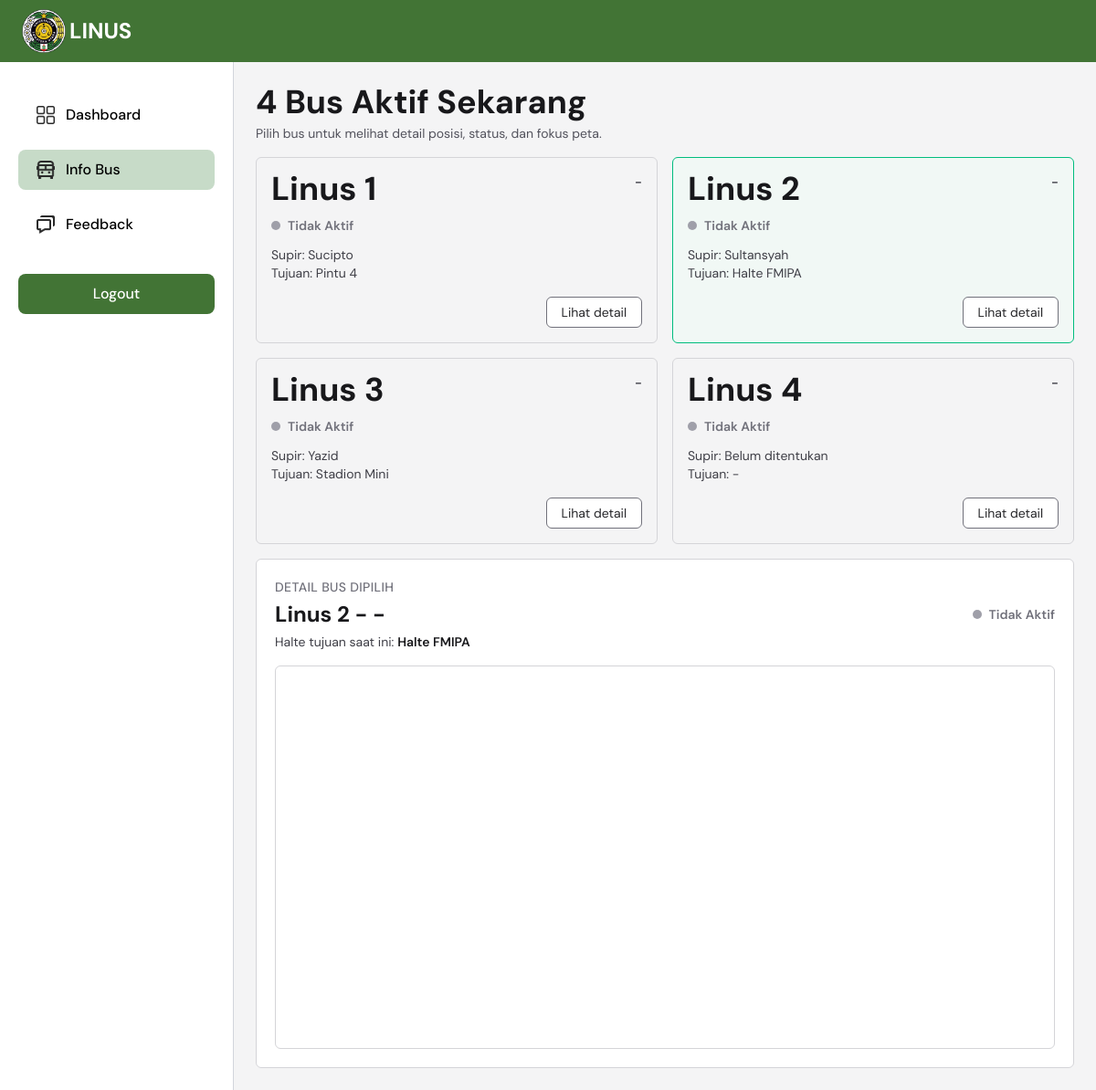
The page /bus-info?page=info_bus&bus_id=6 (signed in) on the database its author committed.
### tables this page shows
CREATE TABLE `bus` (
  `id_bus` int NOT NULL,
  `nama_bus` varchar(20) NOT NULL
);

### logic/bus_service.php (called while the page is built, shortened)
<?php
if (!function_exists('bus_compute_status')) {
    function bus_compute_status(?string $recordedAt): array
    {
        if (!$recordedAt) {
            return [
                'status_key' => 'tidak_aktif',
                'status_label' => 'Tidak Aktif',
                'last_seen_sec' => null,
            ];
        }
        $now = new DateTimeImmutable('now');
        $recorded = new DateTimeImmutable($recordedAt);
        $diffSeconds = abs($now->getTimestamp() - $recorded->getTimestamp());
        return [
            'status_key' => 'sedang_berhenti',
            'status_label' => 'Sedang Berhenti',
            'last_seen_sec' => $diffSeconds,
        ];
    }
}
if (!function_exists('bus_get_conn')) {
    function bus_get_conn(): mysqli
    {
        $conn = $GLOBALS['conn'] ?? null;
        return $conn;
    }
}
if (!function_exists('bus_fetch_all')) {
    function bus_fetch_all(mysqli $conn): array
    {
        $sql = '
            SELECT
                b.id_bus,
                b.nama_bus,
                NULL AS plat,
                s.nama_supir,
                o.lokasi AS tujuan,
                bl.lat,
                bl.lng,
                bl.recorded_at
            FROM bus b
            LEFT JOIN (
                SELECT o1.*
                FROM operasional o1
                INNER JOIN (
                    SELECT id_bus, MAX(id_operasional) AS max_id
                    FROM operasional
                    GROUP BY id_bus
                ) o2 ON o1.id_bus = o2.id_bus AND o1.id_operasional = o2.max_id
            ) o ON o.id_bus = b.id_bus
            LEFT JOIN supir s ON s.id_supir = o.id_supir
            LEFT JOIN bus_location bl ON bl.id_bus = b.id_bus
            ORDER BY b.id_bus ASC
        ';
        $result = mysqli_query($conn, $sql);
        $buses = [];
        while ($row = mysqli_fetch_assoc($result)) {
            $status = bus_compute_status($row['recorded_at'] ?? null);
            $lat = $row['lat'] !== null ? (float) $row['lat'] : null;
            $lng = $row['lng'] !== null ? (float) $row['lng'] : null;
            $buses[] = [
                'id' => (int) $row['id_bus'],
                'label' => $row['nama_bus'] ?: 'Bus Linus',
                'plat' => $row['plat'] ?? '',
                'supir' => $row['nama_supir'] ?: 'Belum ditentukan',
                'tujuan' => $row['tujuan'] ?: '-',
                'status_key' => $status['status_key'],
                'status_label' => $status['status_label'],
                'last_seen_sec' => $status['last_seen_sec'],
                'location' => ($lat !== null && $lng !== null) ? [
                    'lat' => $lat,
                    'lng' => $lng,
                ] : null,
                'recorded_at' => $row['recorded_at'],
            ];
        }
        return $buses;
    }
}

### components/info_bus.php (the view, shortened to what this page needs)
<?php
require_once __DIR__ . '/../logic/bus_service.php';
$busList = bus_fetch_all(bus_get_conn());
$statusStyles = [
	'sedang_berjalan' => 'text-emerald-700',
	'menuju_halte' => 'text-amber-700',
	'sedang_berhenti' => 'text-slate-700',
	'tidak_aktif' => 'text-zinc-500',
];
$statusDotStyles = [
	'sedang_berjalan' => 'bg-emerald-600',
	'menuju_halte' => 'bg-amber-500',
	'sedang_berhenti' => 'bg-slate-500',
	'tidak_aktif' => 'bg-zinc-400',
];
$selectedBusId = isset($_GET['bus_id']) ? (int) $_GET['bus_id'] : 0;
$selectedBus = null;
foreach ($busList as $bus) {
	if ($bus['id'] === $selectedBusId) {
		$selectedBus = $bus;
		break;
	}
}
$totalBus = count($busList);
$busAktif = $totalBus;
?>
<section class="w-full min-h-full bg-zinc-100 p-4 md:p-6">
	<div class="mx-auto max-w-6xl space-y-4">
		<header>
			<h1 class="text-3xl font-bold text-zinc-900 md:text-4xl"><?= $busAktif ?> Bus Aktif Sekarang</h1>
			<p class="mt-1 text-sm text-zinc-600">Pilih bus untuk melihat detail posisi, status, dan fokus peta.</p>
		</header>
		<div class="grid grid-cols-[repeat(auto-fit,minmax(320px,1fr))] gap-4">
			<?php foreach ($busList as $index => $bus): ?>
				<?php
				$isSelected = ($selectedBusId > 0 && $selectedBusId === $bus['id']);
				$statusClass = $statusStyles[$bus['status_key']] ?? 'text-zinc-700';
				$statusDotClass = $statusDotStyles[$bus['status_key']] ?? 'bg-zinc-500';
				$detailUrl = '?page=info_bus&bus_id=' . urlencode((string) $bus['id']);
				$busLabel = $bus['label'] ?: ('Bus ' . ($index + 1));
				$busPlat = $bus['plat'] ?: '-';
				?>
				<article class="flex min-h-44 flex-col justify-between rounded-md border p-4 transition <?= $isSelected ? 'border-emerald-500 bg-emerald-50/40' : 'border-zinc-300 bg-zinc-100' ?>">
					<div>
						<div class="flex items-start justify-between gap-4">
							<h2 class="text-3xl font-bold leading-none text-zinc-900 md:text-4xl"><?= htmlspecialchars($busLabel, ENT_QUOTES, 'UTF-8') ?></h2>
							<p class="text-sm font-semibold text-zinc-700"><?= htmlspecialchars($busPlat, ENT_QUOTES, 'UTF-8') ?></p>
						</div>
						<div class="mt-3 flex items-center gap-2 text-sm font-semibold <?= $statusClass ?>">
							<span class="h-2.5 w-2.5 rounded-full <?= $statusDotClass ?>"></span>
							<span><?= htmlspecialchars($bus['status_label'], ENT_QUOTES, 'UTF-8') ?></span>
						</div>
						<p class="mt-3 text-sm text-zinc-700">Supir: <?= htmlspecialchars($bus['supir'], ENT_QUOTES, 'UTF-8') ?></p>
						<p class="text-sm text-zinc-700">Tujuan: <?= htmlspecialchars($bus['tujuan'], ENT_QUOTES, 'UTF-8') ?></p>
					</div>
					<div class="mt-4 flex justify-end">
						<a
							href="<?= $detailUrl ?>"
							class="inline-flex items-center rounded-md border border-zinc-500 bg-white px-4 py-1.5 text-sm text-zinc-800 transition hover:bg-zinc-50">
							Lihat detail
						</a>
					</div>
				</article>
			<?php endforeach; ?>
		</div>
		<?php if ($selectedBus !== null): ?>
			<?php
			$selectedStatusClass = $statusStyles[$selectedBus['status_key']] ?? 'text-zinc-700';
			$selectedStatusDotClass = $statusDotStyles[$selectedBus['status_key']] ?? 'bg-zinc-500';
			$mapUrl = 'components/map.html?mode=detail&bus_id=' . urlencode((string) $selectedBus['id']);
			$selectedLabel = $selectedBus['label'] ?: 'Bus Linus';
			$selectedPlat = $selectedBus['plat'] ?: '-';
			?>
			<section class="rounded-md border border-zinc-300 bg-white p-5">
				<div class="flex flex-col gap-3 md:flex-row md:items-center md:justify-between">
					<div>
						<p class="text-sm font-medium uppercase tracking-wide text-zinc-500">Detail Bus Dipilih</p>
						<h3 class="mt-1 text-xl font-bold text-zinc-900 md:text-2xl">
							<?= htmlspecialchars($selectedLabel, ENT_QUOTES, 'UTF-8') ?> - <?= htmlspecialchars($selectedPlat, ENT_QUOTES, 'UTF-8') ?>
						</h3>
						<p class="mt-1 text-sm text-zinc-700">
							Halte tujuan saat ini: <span class="font-semibold text-zinc-900"><?= htmlspecialchars($selectedBus['tujuan'], ENT_QUOTES, 'UTF-8') ?></span>
						</p>
					</div>
					<div class="flex items-center gap-2 text-sm font-semibold <?= $selectedStatusClass ?>">
						<span class="h-2.5 w-2.5 rounded-full <?= $selectedStatusDotClass ?>"></span>
						<span><?= htmlspecialchars($selectedBus['status_label'], ENT_QUOTES, 'UTF-8') ?></span>
					</div>
				</div>
				<div class="mt-4 h-85 overflow-hidden rounded-md border border-zinc-300 md:h-105">
					<iframe src="<?= $mapUrl ?>" title="Map Detail Bus" class="h-full w-full"></iframe>
				</div>
			</section>
		<?php endif; ?>
	</div>
</section>

### index.php (style rules this page uses)
body { font-family: 'DM Sans', sans-serif; }

### rows shown on the page
bus: nama_bus "Linus 1", busPlat "-", status_label "Tidak Aktif", supir "Sucipto", tujuan "Pintu 4"
bus: nama_bus "Linus 2", busPlat "-", status_label "Tidak Aktif", supir "Sultansyah", tujuan "Halte FMIPA"
bus: nama_bus "Linus 3", busPlat "-", status_label "Tidak Aktif", supir "Yazid", tujuan "Stadion Mini"
bus: nama_bus "Linus 4", busPlat "-", status_label "Tidak Aktif", supir "Belum ditentukan", tujuan "-"

### other values the page prints
$item['name'] "Dashboard"
$item['name'] "Info Bus"
$item['name'] "Feedback"
$busAktif "4"
$selectedPlat "-"
$selectedBus['tujuan'] "Halte FMIPA"
$selectedBus['status_label'] "Tidak Aktif"
